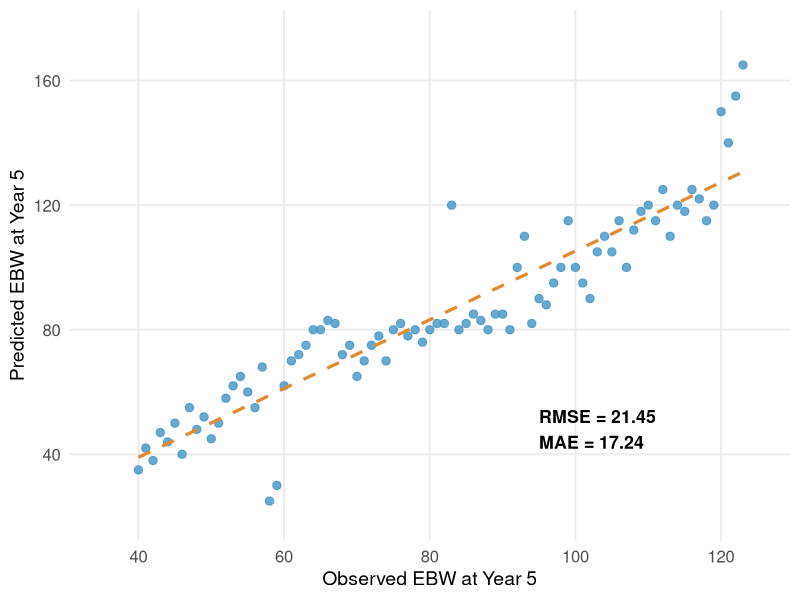

Generate this figure with R:
library(ggplot2)

# Predicted vs Observed EBW (Excess Body Weight) at Year 5
# RMSE = 21.45, MAE = 17.24
# Each point is one subject; dashed orange line is OLS fit

df = read.csv("data_predicted_vs_observed_rmse.csv")

rmse_val = 21.45
mae_val  = 17.24

p = ggplot(df, aes(x = observed, y = predicted)) +
  geom_point(color = "#4393C3", size = 2.5, alpha = 0.8) +
  geom_smooth(method = "lm", se = FALSE,
              color = "#E08B30", linetype = "dashed", linewidth = 1.1) +
  annotate(
    "text",
    x = 95, y = 48,
    label = paste0("RMSE = ", rmse_val, "\nMAE = ", mae_val),
    fontface = "bold",
    size = 4.5,
    hjust = 0
  ) +
  scale_x_continuous(
    limits = c(35, 125),
    breaks = c(40, 60, 80, 100, 120)
  ) +
  scale_y_continuous(
    limits = c(20, 175),
    breaks = c(40, 80, 120, 160)
  ) +
  labs(
    x = "Observed EBW at Year 5",
    y = "Predicted EBW at Year 5"
  ) +
  theme_minimal(base_size = 14) +
  theme(
    panel.grid.minor = element_blank(),
    axis.title = element_text(size = 14),
    axis.text  = element_text(size = 12)
  )

ggsave("plot_predicted_vs_observed_rmse.png", p, width = 5, height = 4, dpi = 800)
